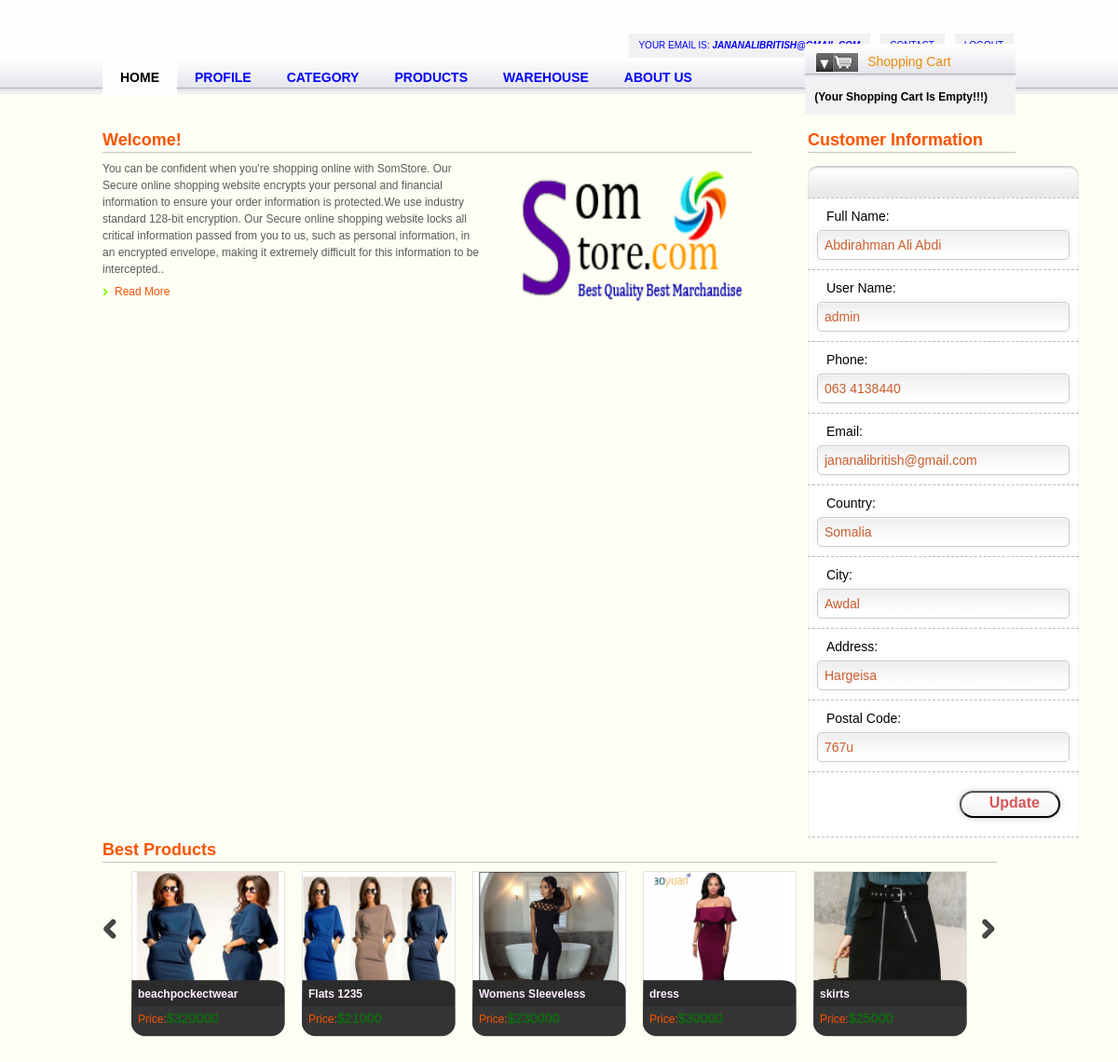
The app's page /profile.php (signed in) with its own data.
### tables this page shows
CREATE TABLE `customer` (
  `Cust_Id` int(15) NOT NULL,
  `FullName` varchar(25) NOT NULL DEFAULT '',
  `UserName` varchar(255) NOT NULL DEFAULT '',
  `Phone` varchar(25) NOT NULL DEFAULT '',
  `Email` varchar(55) NOT NULL DEFAULT '',
  `Password` varchar(20) NOT NULL DEFAULT '',
  `Re_Password` varchar(20) NOT NULL DEFAULT '',
  `Country` varchar(25) NOT NULL DEFAULT '',
  `City` varchar(25) NOT NULL DEFAULT '',
  `Adress` varchar(55) NOT NULL DEFAULT '',
  `PostalCode` varchar(25) NOT NULL DEFAULT ''
);

CREATE TABLE `product` (
  `Product_ID` int(11) NOT NULL,
  `productName` varchar(100) NOT NULL,
  `Category_ID` int(11) NOT NULL,
  `Model` varchar(100) NOT NULL,
  `Type` varchar(100) NOT NULL,
  `Warehouse_ID` int(11) NOT NULL,
  `Description` varchar(100) NOT NULL,
  `Price` varchar(100) NOT NULL,
  `Picture` varchar(100) NOT NULL
);

### usersession.php (called while the page is built, shortened)
<?php
include('config.php');
$check=$_SESSION['login_username'];
$session=mysqli_query($mysqli, "select Email from customer where Email='$check' ");
$row=mysqli_fetch_array($session);
$login_session=$row['Email'];
?>

### profile.php (the view, shortened to what this page needs)
<?php
include("usersession.php");
include("config.php");
?>
<!DOCTYPE html PUBLIC "-//W3C//DTD XHTML 1.0 Strict//EN" "http://www.w3.org/TR/xhtml1/DTD/xhtml1-strict.dtd">
<html lang="en-US" xmlns="http://www.w3.org/1999/xhtml" dir="ltr">
<head>
		<link rel="stylesheet" href="css/style.css" type="text/css" media="all" />
		<link rel="stylesheet" href="css/proStyle.css" type="text/css" media="all" />
	 	<link rel="stylesheet" href="css/cart.css" type="text/css" media="all" />
</head>
<body>
	<div id="wrapper">
		<div id="header">
			<div class="shell">
				<h1 id="logo"><a class="notext" href="#" title="Somstore">Somstore</a></h1>
				<div id="top-nav">
					<ul>
						<li><a href="#" title="Login Email"> <span class="janan"> <?php echo "Your Email Is: ". "<i><b>".$login_session."</b></i>" ;?> </span></a></li>
							 <li > <a href="contact.php" title="Contact"> <span class="jananalibritish"> Contact  </span></a>  </li>
					       <li class="janan"><a href="logout.php"><span class="jananalibritish">Logout </span></a></li>
					</ul>
				</div>
				<div class="shopping-cart"  id="cart" id="right" >
<dl id="acc">
<dt class="active">
<p class="shopping" >Shopping Cart &nbsp;&nbsp;&nbsp;&nbsp;&nbsp;&nbsp;&nbsp;&nbsp;&nbsp;&nbsp;&nbsp;&nbsp;&nbsp;&nbsp;&nbsp;&nbsp;&nbsp;&nbsp;&nbsp;&nbsp;&nbsp;&nbsp;</p>
</dt>
<dd class="active" style="display: block;">
<?php
	$current_url = base64_encode($url="http://".$_SERVER['HTTP_HOST'].$_SERVER['REQUEST_URI']);
if(isset($_SESSION["cart_session"]))
{
    $total = 0;
    echo '<ul>';
    foreach ($_SESSION["cart_session"] as $cart_itm)
    {
        echo '<li class="cart-itm">';
        echo '<span class="remove-itm"><a href="cart_update.php?removep='.$cart_itm["code"].'&return_url='.$current_url.'">&times;</a></span>'."</br>";
        echo '<h3  style="color: green" ><big> '.$cart_itm["name"].' </big></h3>';
        echo '<div class="p-code"><b><i>ID:</i></b><strong style="color: #d7565b" ><big> '.$cart_itm["code"].' </big></strong></div>';
		echo '<span><b><i>Shopping Cart</i></b>( <strong style="color: #d7565b" ><big> '.$cart_itm["TiradaProductTiga"].'</big></strong>) </span>';
        echo '<div class="p-price"><b><i>Price:</b></i> <strong style="color: #d7565b" ><big>'.$currency.$cart_itm["Qiimaha"].'</big></strong></div>';
        echo '</li>';
        $subtotal = ($cart_itm["Qiimaha"]*$cart_itm["TiradaProductTiga"]);
        $total = ($total + $subtotal) ."</br>";
    }
    echo '</ul>';
    echo '<span class="check-out-txt"><strong style="color:green" ><i>Total:</i> <big style="color:green" >'.$currency.$total.'</big></strong> <a   class="a-btnjanan"  href="view_cart.php"> <span class="a-btn-text">Check Out</span></a></span>';
	echo '&nbsp;&nbsp;<a   class="a-btnjanan"  href="cart_update.php?emptycart=1&return_url='.$current_url.'"><span class="a-btn-text">Clear Cart</span></a>';
}else{
    echo ' <h4>(Your Shopping Cart Is Empty!!!)</h4>';
}
?>
</dd>
</dl>
</div>
			</div>
		</div>
		<div id="navigation">
			<div class="shell">
					<ul>
					<li class="active"><a href="home.php" title="Home">Home</a></li>
					<li><a href="profile.php" title="Profile">Profile</a></li>
					<li>
						<a href="products.php">Category</a>
					</li>
					   <li><a href="products.php"> Products</a></li>
					    <li>
						<a href="products.php">Warehouse</a>
					</li>
					  <li><a href="about.php">About Us</a></li>
				</ul>
			</div>
		</div>
		<div id="main" class="shell">
         <br> <br>
			<div id="content">
				<div class="post">
					<h2>Welcome!</h2>
					<img src="images/logo.png" alt="Post Image" height="160" width="260"/>
					You can be confident when you're shopping online with SomStore. Our Secure online shopping website encrypts your personal and financial information to ensure your order information is protected.We use industry standard 128-bit encryption. Our Secure online shopping website locks all critical information passed from you to us,
                   such as personal information, in an encrypted envelope, making it extremely difficult for this information to be intercepted.. <a href="#" class="more" title="Read More">Read More</a></p>
				</div>
			</div>
			<div id="sidebar">
				<ul>
					<li class="widget">
			<h2>Customer Information</h2>
						<div class="brands">
		 <div id="form_wrapper" class="form_wrapper">
               <?php
		$id = $_SESSION['login_username'];
		$query = mysqli_query($mysqli,"SELECT * FROM customer WHERE Email = '$id'") or die (mysqli_error());
							$result = mysqli_fetch_array($query);
														?>
			<table>
               <form  class="register active" action="custUpdate.php" method="POST" autocomplete="off">
			     <tr>
                  <td><input name="username" type="hidden" id="namebox" value="<?php echo $result['Cust_Id']?>"/></td></tr>
				  <tr>
                  <td>  <label>Full Name:</label><input name="firstname"  type="text" id="namebox" value="<?php echo $result['FullName']?>"/></td></tr>
				  <tr>
                  <td> <label>User Name:</label><input name="lastname"  type="text" id="namebox" value="<?php echo $result['UserName']?>"/></td></tr>
				  <tr>
                  <td> <label>Phone:</label><input name="phone"  type="text" id="namebox" value="<?php echo $result['Phone']?>"/></td></tr>
                   <tr>
                  <td> <label>Email:</label><input name="Email" type="text" id="namebox" value="<?php echo $result['Email']?>"/></td></tr>
				  <tr>
                  <td> <label>Country:</label> <input name="country"  type="text" id="namebox" value="<?php echo $result['Country']?>"/></td></tr>
				  <tr>
                  <td> <label>City:</label> <input name="city"  type="text" id="namebox" value="<?php echo $result['City']?>"/></td></tr>
				  <tr>
                  <td> <label>Address:</label> <input name="address"  type="text" id="namebox" value="<?php echo $result['Adress']?>"/></td></tr>
				  <tr>
                  <td> <label>Postal Code:</label> <input name="pcode"  type="text" id="namebox" value="<?php echo $result['PostalCode']?>"/></td></tr>
						<td colspan="3">
						<button type="submit"  name="submit" value="Update" class="a-btn"><span class="a-btn-text"> Update</span> </button>
						</td>
			</form>
			</table>
		 </div>
						</div>
					</li>
				</ul>
			</div>
			<div id="product-slider">
				<h2>Best Products</h2>
				<ul>
		  	<?php
			$result=mysqli_query($mysqli,"select * from product") or die (mysqli_error());
			while($row=mysqli_fetch_array($result)){
		?>
					<li>
						<a href="products.php" title="Product Link"><img src="images/<?php echo $row['Picture']?>" alt="IMAGES" /></a>
						<div class="info">
							<h4><b><?php echo $row['productName']?></b></h4>
							<span class="number"><span>Price:<big style="color:green">$<?php echo $row['Price']?></big></span></span>
						</div>
					</li>
					 <?php } ?>
				</ul>
			</div>
		</div>
	</div>
</body>
</html>

### css/proStyle.css (style rules this page uses)
ol,ul { list-style:none;margin:0;padding:0; }
table { border-collapse:collapse;border-spacing:0; }
a { text-decoration:none; }
img { max-width:100%; }
body { font-family:Arial, Helvetica, sans-serif; background:url(../images/body_bg3.jpg); }

### css/cart.css (style rules this page uses)
.shopping-cart { width: 30%; float: left; background: #FFF; padding: 10px; }

### records on screen
customer: Email "JANANALIBRITISH@GMAIL.COM", firstname "Abdirahman Ali Abdi", lastname "admin", phone "063 4138440", Email "jananalibritish@gmail.com", country "Somalia", city "Awdal", address "Hargeisa", pcode "767u"
product: Picture (picture), productName "beachpockectwear", Price "320000"
product: Picture (picture), productName "Flats 1235", Price "21000"
product: Picture (picture), productName "Womens Sleeveless", Price "230000"
product: Picture (picture), productName "dress", Price "30000"
product: Picture (picture), productName "skirts", Price "25000"
